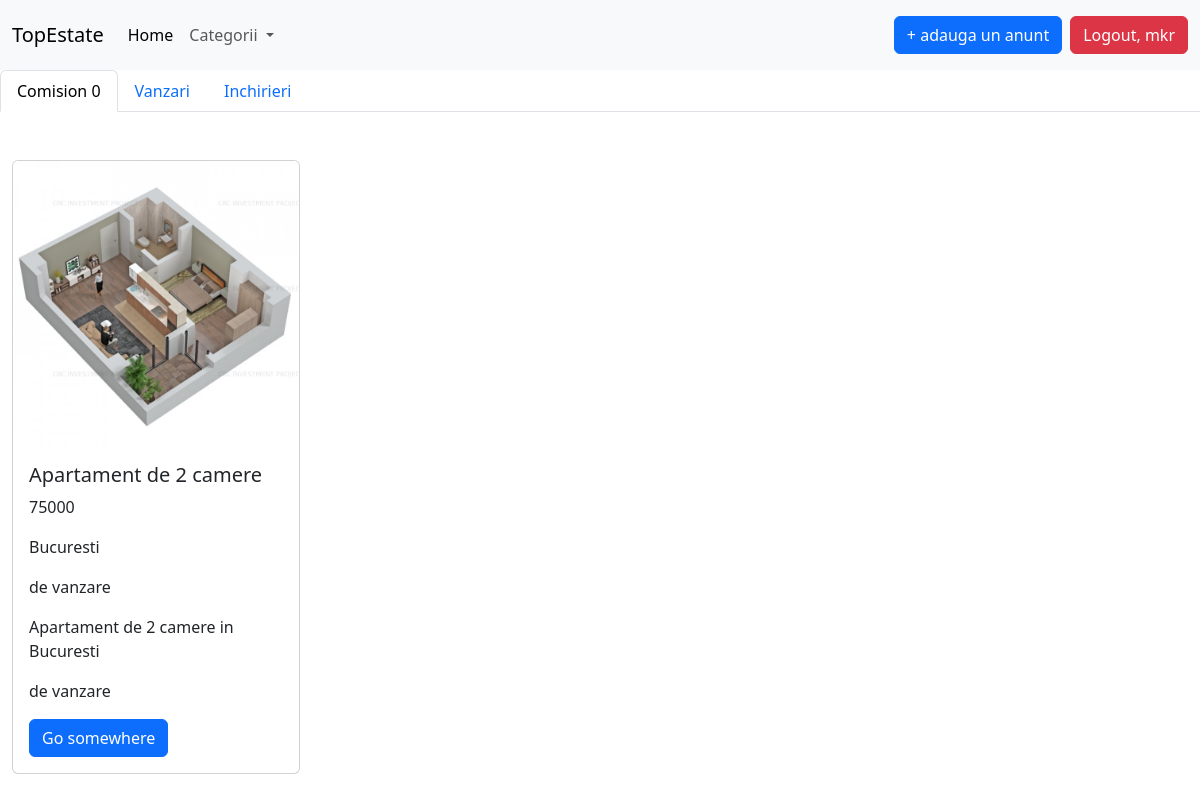
/comision_0/ (signed in), run on an earlier commit of the app's database.
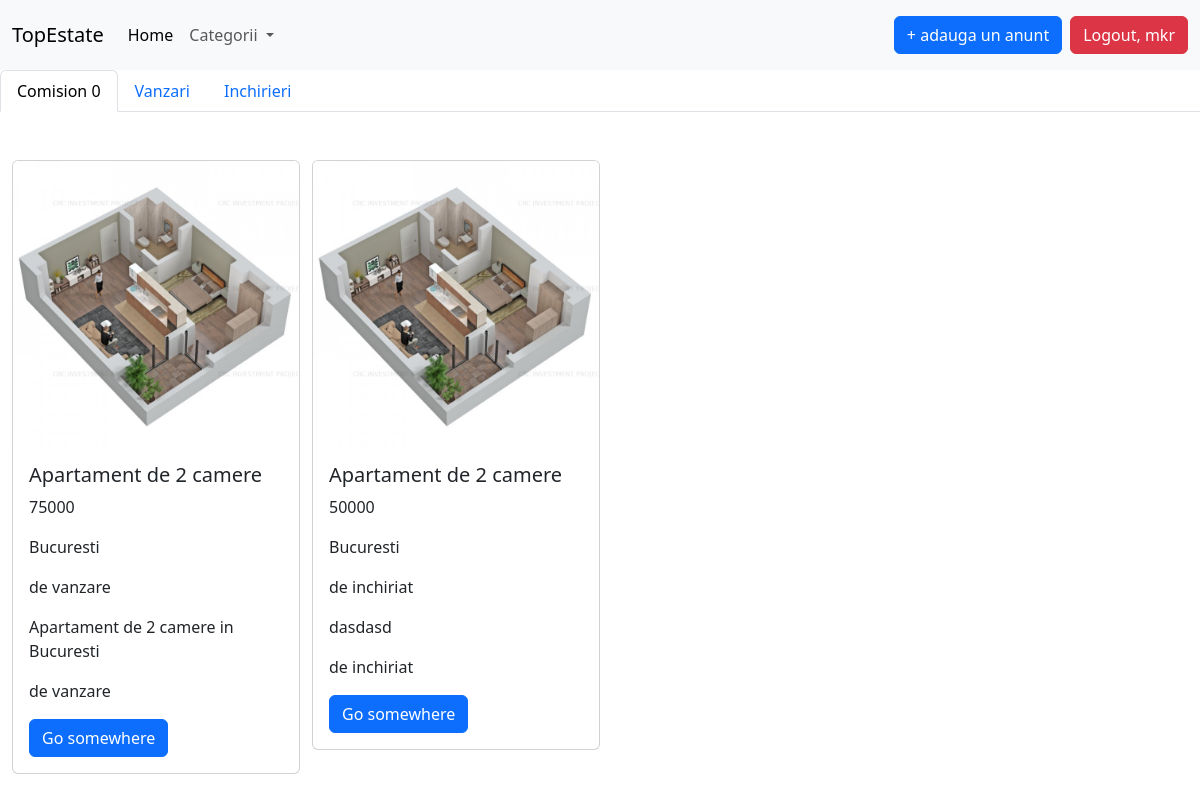
And on a later commit of the database.
### createPost/models.py (models this page shows)
class Anunt(models.Model):
    optiuni_proprietati = [
        ('apartamente', 'Apartamente'),
        ('case/vile', 'Case/Vile'),
        ('terenuri', 'Terenuri')
    ]
    optiuni_achizitie = [
        ('de vanzare', 'De vanzare'),
        ('de inchiriat', 'De inchiriat')
    ]
    tipuri_anunt = [
        ('C0', 'Comision 0'),
        ('AR', 'Ansamblu Rezidential'),
        ('AI', 'Agentii Imobiliare')
    ]
    tip_proprietate = models.CharField(choices=optiuni_proprietati, max_length=30)
    tip_vanzare = models.CharField(choices=optiuni_achizitie, max_length=30)
    titul_anunt = models.CharField(max_length=80)
    poze = models.ImageField(upload_to='media/', null=True)
    suprafata_utila = models.CharField(max_length=10)
    pret = models.CharField(max_length=30)
    localizare = models.CharField(max_length=80)
    descriere = models.TextField(max_length=500)
    tip_anunt = models.CharField(choices=tipuri_anunt, max_length=2, default='C0')

### createPost/views.py (the view)
# urls.py: path('comision_0/', views.Comision0View.as_view(), name='comision-0'),
class Comision0View(ListView):
    template_name = 'createPost/comision_0.html'
    model = Anunt
    context_object_name = 'all_announce'
    def get_queryset(self):
        return Anunt.objects.filter(tip_anunt='C0')

### templates/createPost/comision_0.html (shortened to what this page needs)
{% extends 'base.html' %}
{% load static %}
{% block content %}
    <div class="container-fluid">
        <div class="row">
            <ul class="nav nav-tabs">
                <li class="nav-item">
                    <a class="nav-link active" href="{% url 'comision-0' %}">Comision 0</a>
                </li>
                <li class="nav-item">
                    <a class="nav-link" aria-current="page" href="{% url 'sell-C0' %}">Vanzari</a>
                </li>
                <li class="nav-item">
                    <a class="nav-link" href="{% url 'rent-C0' %}">Inchirieri</a>
                </li>
            </ul>
            {% if user.is_authenticated %}
                {% for anunt in all_announce %}
                    <div class="col-md-3 ">
                        <br><br>
                        <div class="card" style="width: 18rem;">
                            {% if anunt.poze %}
                                <img src="{{ anunt.poze.url }}" class="card-img-top" alt="...">
                            {% else %}
                                <img src="{% static 'images/no_image_available.png' %}" class="card-img-top" alt="...">
                            {% endif %}
                            <div class="card-body">
                                <h5 class="card-title">{{ anunt.titul_anunt }}</h5>
                                <p class="card-text">{{ anunt.pret }}</p>
                                <p class="card-text">{{ anunt.localizare }}</p>
                                <p class="card-text">{{ anunt.tip_vanzare }}</p>
                                <p class="card-text">{{ anunt.descriere }}</p>
                                <p class="card-text">{{ anunt.tip_vanzare }}</p>
                                <a href="#" class="btn btn-primary">Go somewhere</a>
                            </div>
                        </div>
                    </div>
                {% endfor %}
            {% else %}
                <p><a href="{% url 'login' %}"> Intra in cont pentru a vedea anunturile </a></p>
            {% endif %}
        </div>
    </div>
{% endblock %}

What changed in the data, as far as the page shows it:
added Anunt: poze (picture), titul_anunt "Apartament de 2 camere", pret "50000", localizare "Bucuresti", tip_vanzare "de inchiriat", descriere "dasdasd"
